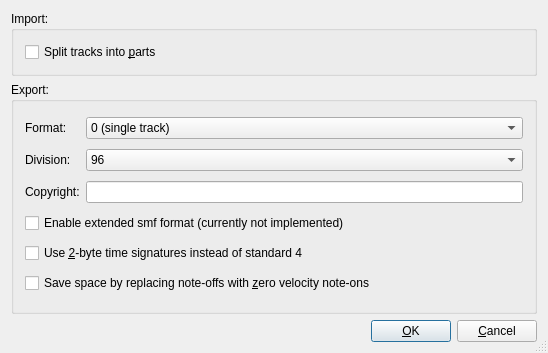
<?xml version="1.0" encoding="UTF-8"?>
<ui version="4.0" stdsetdef="1">
  <author></author>
  <comment></comment>
  <exportmacro></exportmacro>
  <class>ConfigMidiFileBase</class>
  <widget class="QDialog" name="ConfigMidiFileBase">
    <property name="geometry">
      <rect>
        <x>0</x>
        <y>0</y>
        <width>548</width>
        <height>353</height>
      </rect>
    </property>
    <property name="windowTitle">
      <string>LOS: Config Midi File Import/Export</string>
    </property>
    <property name="sizeGripEnabled">
      <bool>true</bool>
    </property>
    <layout class="QVBoxLayout">
      <item>
        <widget class="QGroupBox" name="midiImportGroupBox">
          <property name="sizePolicy">
            <sizepolicy>
              <hsizetype>5</hsizetype>
              <vsizetype>1</vsizetype>
              <horstretch>0</horstretch>
              <verstretch>0</verstretch>
            </sizepolicy>
          </property>
          <property name="title">
            <string>Import:</string>
          </property>
          <layout class="QGridLayout">
            <item row="0" column="0">
              <widget class="QCheckBox" name="splitPartsCheckBox">
                <property name="text">
                  <string>Split tracks into &amp;parts</string>
                </property>
                <property name="shortcut">
                  <string>Alt+P</string>
                </property>
                <property name="toolTip" stdset="0">
                  <string>Split tracks into parts, or one single part</string>
                </property>
              </widget>
            </item>
          </layout>
        </widget>
      </item>
      <item>
        <widget class="QGroupBox" name="midiExportGroupBox">
          <property name="sizePolicy">
            <sizepolicy>
              <hsizetype>5</hsizetype>
              <vsizetype>7</vsizetype>
              <horstretch>0</horstretch>
              <verstretch>0</verstretch>
            </sizepolicy>
          </property>
          <property name="title">
            <string>Export:</string>
          </property>
          <layout class="QGridLayout">
            <item row="2" column="1">
              <widget class="QLineEdit" name="copyrightEdit"/>
            </item>
            <item row="1" column="1">
              <widget class="QComboBox" name="divisionCombo">
                <item>
                  <property name="text">
                    <string>96</string>
                  </property>
                </item>
                <item>
                  <property name="text">
                    <string>192</string>
                  </property>
                </item>
                <item>
                  <property name="text">
                    <string>384</string>
                  </property>
                </item>
              </widget>
            </item>
            <item row="3" column="0" rowspan="1" colspan="2">
              <widget class="QCheckBox" name="extendedFormat">
                <property name="enabled">
                  <bool>true</bool>
                </property>
                <property name="text">
                  <string>Enable extended smf format (currently not implemented)</string>
                </property>
              </widget>
            </item>
            <item row="4" column="0" rowspan="1" colspan="2">
              <widget class="QCheckBox" name="twoByteTimeSigs">
                <property name="text">
                  <string>Use &amp;2-byte time signatures instead of standard 4</string>
                </property>
                <property name="shortcut">
                  <string>Alt+2</string>
                </property>
              </widget>
            </item>
            <item row="2" column="0">
              <widget class="QLabel" name="textLabel2">
                <property name="text">
                  <string>Copyright:</string>
                </property>
                <property name="wordWrap">
                  <bool>false</bool>
                </property>
              </widget>
            </item>
            <item row="0" column="0">
              <widget class="QLabel" name="textLabel3">
                <property name="text">
                  <string>Format:</string>
                </property>
                <property name="wordWrap">
                  <bool>false</bool>
                </property>
              </widget>
            </item>
            <item row="1" column="0">
              <widget class="QLabel" name="textLabel1">
                <property name="text">
                  <string>Division:</string>
                </property>
                <property name="wordWrap">
                  <bool>false</bool>
                </property>
              </widget>
            </item>
            <item row="5" column="0" rowspan="1" colspan="2">
              <widget class="QCheckBox" name="optNoteOffs">
                <property name="text">
                  <string>Save space by replacing note-offs with &amp;zero velocity note-ons</string>
                </property>
                <property name="shortcut">
                  <string>Alt+Z</string>
                </property>
              </widget>
            </item>
            <item row="0" column="1">
              <widget class="QComboBox" name="formatCombo">
                <item>
                  <property name="text">
                    <string>0 (single track)</string>
                  </property>
                </item>
                <item>
                  <property name="text">
                    <string>1 (multiple tracks)</string>
                  </property>
                </item>
              </widget>
            </item>
          </layout>
        </widget>
      </item>
      <item>
        <layout class="QHBoxLayout">
          <property name="margin">
            <number>0</number>
          </property>
          <property name="spacing">
            <number>6</number>
          </property>
          <item>
            <spacer name="Horizontal Spacing2">
              <property name="sizeHint">
                <size>
                  <width>20</width>
                  <height>20</height>
                </size>
              </property>
              <property name="sizeType">
                <enum>QSizePolicy::Expanding</enum>
              </property>
              <property name="orientation">
                <enum>Qt::Horizontal</enum>
              </property>
            </spacer>
          </item>
          <item>
            <widget class="QPushButton" name="buttonOk">
              <property name="text">
                <string>&amp;OK</string>
              </property>
              <property name="shortcut">
                <string/>
              </property>
              <property name="autoDefault">
                <bool>true</bool>
              </property>
              <property name="default">
                <bool>true</bool>
              </property>
            </widget>
          </item>
          <item>
            <widget class="QPushButton" name="buttonCancel">
              <property name="text">
                <string>&amp;Cancel</string>
              </property>
              <property name="shortcut">
                <string/>
              </property>
              <property name="autoDefault">
                <bool>true</bool>
              </property>
            </widget>
          </item>
        </layout>
      </item>
    </layout>
  </widget>
  <layoutdefault spacing="6" margin="11"/>
  <connections>
    <connection>
      <sender>buttonOk</sender>
      <signal>clicked()</signal>
      <receiver>ConfigMidiFileBase</receiver>
      <slot>accept()</slot>
    </connection>
    <connection>
      <sender>buttonCancel</sender>
      <signal>clicked()</signal>
      <receiver>ConfigMidiFileBase</receiver>
      <slot>reject()</slot>
    </connection>
  </connections>
</ui>
